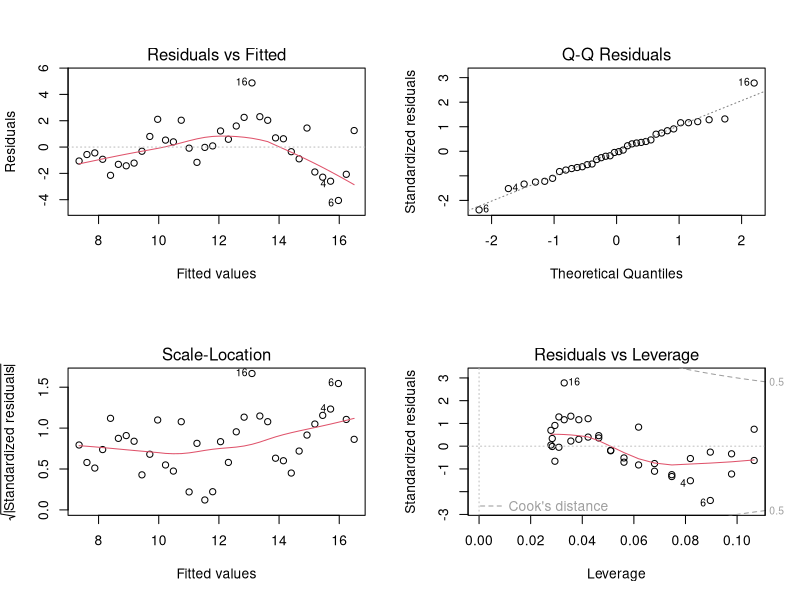
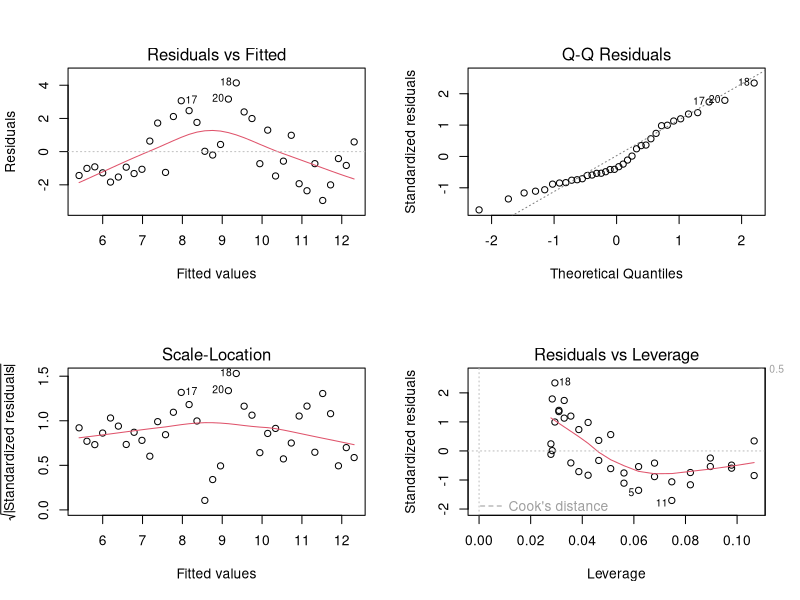
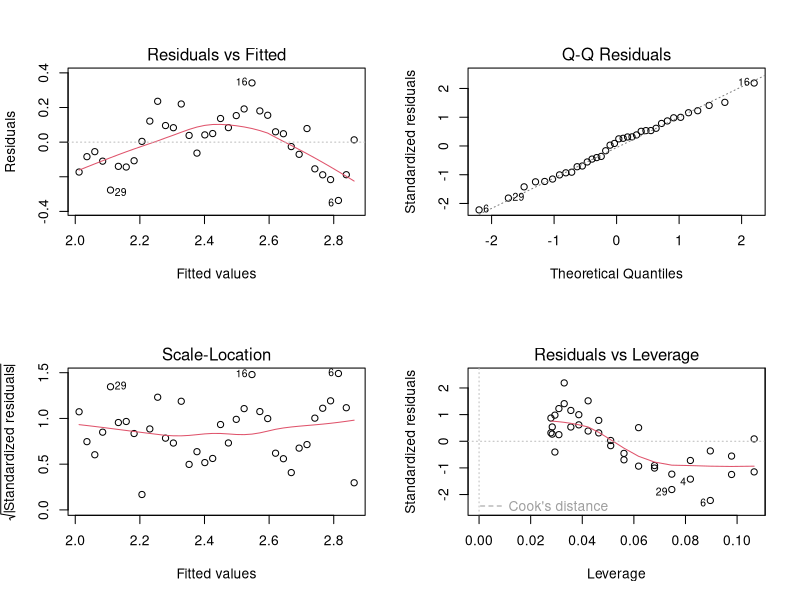
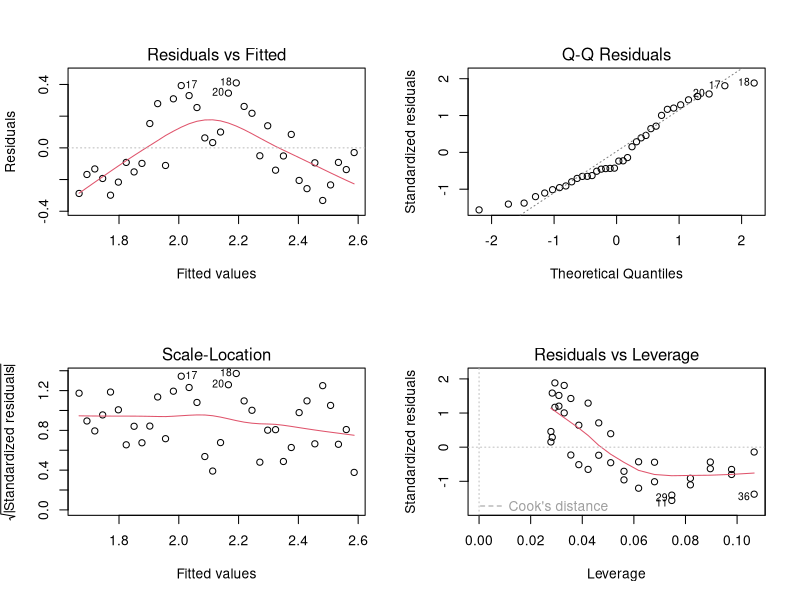
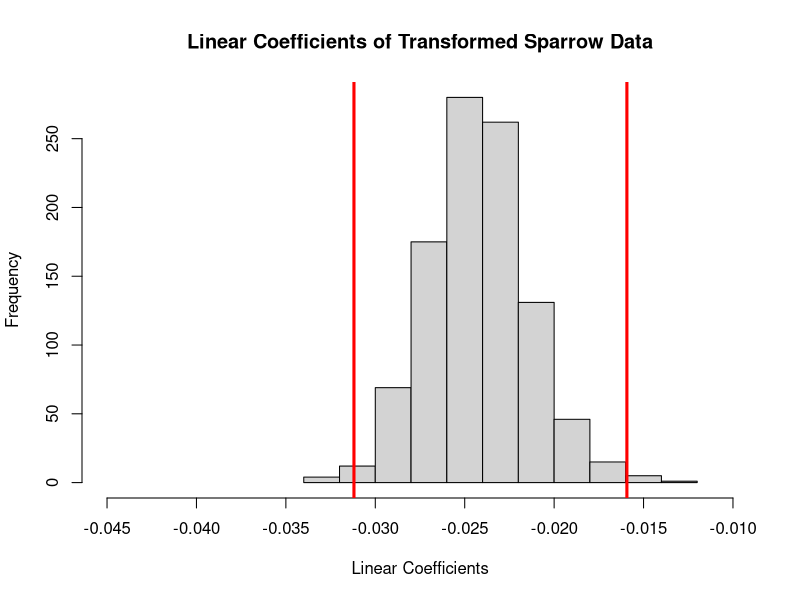
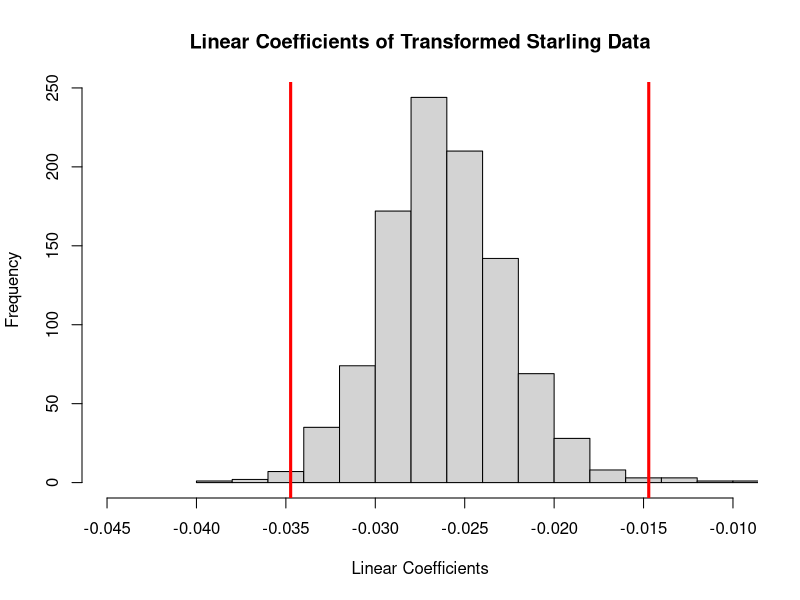
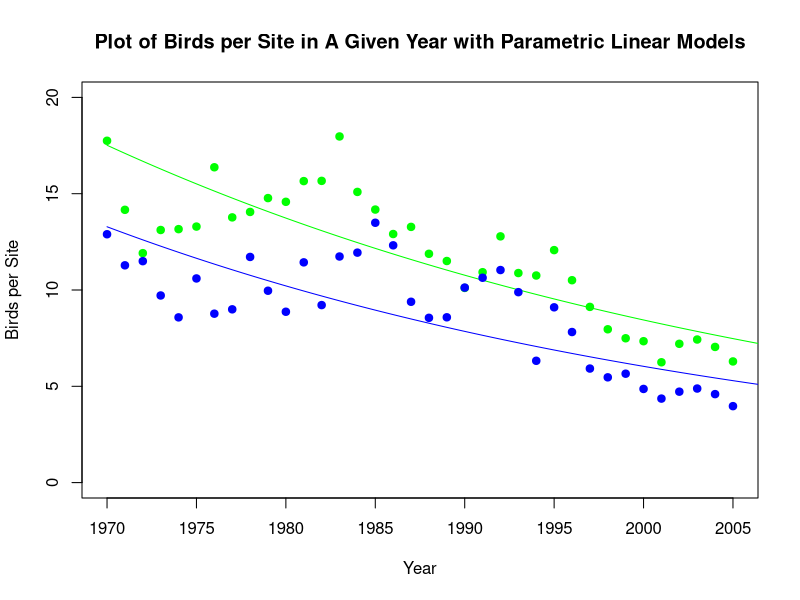

Write R code to recreate these figures, in order.
library(tidyverse)

# Have R read the CSV File
birdDat <- read.csv("Assignemnt_1_data.csv")

##### DATA WRANGLING #####

# Change the years to the actual year
birdDat$year <- birdDat$year + 1969

#Create a dataframe for rural starling birds
starlingDat <- birdDat %>% 
  select(-c(housesparrow,northing,easting,temperature)) %>%  #Removes unneccasary columns
  filter(subrur == "-1") %>% # Filters for rural areas
  group_by(year) %>% #Groups all the samples in a year together
  mutate(sites_sampled = n_distinct(site)) %>% 
  mutate(yearlycount = sum(starling)) #Sums them together

#Create a dataframe for rural sparrow birds
sparrowDat <- birdDat %>% 
  filter(subrur == "-1") %>%
  select(-c(starling,northing,easting,temperature,subrur)) %>%  #Removes unneccasary columns
  
  
  group_by(year) %>% 
  mutate(sites_sampled = n_distinct(site)) %>% 
  mutate(yearlycount = sum(housesparrow)) 
  
 
sparrowDat <- sparrowDat %>% 
  select(year, sites_sampled, yearlycount) %>% 
  mutate(sparrowpersite = yearlycount/sites_sampled) %>% 
  distinct()

starlingDat <- starlingDat %>% 
  select(year, sites_sampled, yearlycount) %>% 
  mutate(starlingpersite = yearlycount/sites_sampled) %>% 
  distinct()
  
#Run a linear model
sparrow_lr <- lm(sparrowpersite ~ year, data = sparrowDat)
par(mfrow = c(2,2))
plot(sparrow_lr) # Plot to check linearity assumptions

#Repeat for starling
starling_lr <- lm(starlingpersite ~ year, data = starlingDat)
plot(starling_lr)

#Log transform the dependent variable
starlingDat <- starlingDat %>% 
  mutate(log = log(starlingpersite))
sparrowDat <- sparrowDat %>% 
  mutate(log = log(sparrowpersite))

#Log transofrmed linear model
log_sparrow_lr <- lm(log ~ year, data = sparrowDat)
plot(log_sparrow_lr) #plot to check linearity assumption

#Show coeffcients
summary(log_sparrow_lr)$coefficients

#Check p-value
if (summary(log_sparrow_lr)$coefficients[2,4] < 0.005){
  print('Reject null hypothesis for sparrows')
}else{
  print('Accept Null Hypothesis')
}

#same as above for starlings
log_starling_lr <- lm(log ~ year, data = starlingDat)
par(mfrow =c(2,2))
plot(log_starling_lr)

summary(log_starling_lr)$coefficients

if (summary(log_starling_lr)$coefficients[2,4] < 0.005){
  print('Reject null hypothesis for starlings')
}else{
  print('Accept Null Hypothesis')
}

####NON PARAMETRIC BOOTSTRAP####

#A function which does a non parametric bootstrap calculating the slopes of the linear models
lm_bootstrap <- function(nboot, df){
  
  bootstrap_slopes <- rep(0,nboot) #Initialise vector to store slopes
  
  
  for (i in 1:nboot){
    resampled_indices <- sample(1:nrow(df[5]), nrow(df[5]), replace = TRUE)
    
    # Extract the resampled data and independent variables
    resampled_data <- df[resampled_indices,5] #5th index accesses the log values
    resampled_years <- df[resampled_indices,1]#1st index accesses the years
    #Put into a vector
    resampled_data_vec <- pull(resampled_data, log)
    resampled_years_vec <- pull(resampled_years,year)
    
    # Fit a linear model to the resampled data
    lm_model <- lm(resampled_data_vec ~ resampled_years_vec)
    
    # Store the slope coefficient from the model
    bootstrap_slopes[i] <- coef(lm_model)["resampled_years_vec"]
    
    
    
  }
  return(bootstrap_slopes)
}

# Run the bootstraps for both species
sparrow_boot <-lm_bootstrap(1000,sparrowDat)
starling_boot <- lm_bootstrap(1000,starlingDat)

# Obtain the 99% CIs for the bootstraps
sparrow_conf_ints <- quantile(sparrow_boot,c(0.005,0.995))
starling_conf_ints <- quantile(starling_boot,c(0.005,0.995))

#Histogram of bootstraps
par(mfrow = c(1,1))
hist(sparrow_boot, main = paste("Linear Coefficients of Transformed Sparrow Data"), xlab = "Linear Coefficients" ,xlim = c(-0.045,-0.01))
abline(v = sparrow_conf_ints,col ="red", lwd = 3 )#Sparrow Confidence intervals
hist(starling_boot,main = paste("Linear Coefficients of Transformed Starling Data"), xlab = "Linear Coefficients" ,xlim = c(-0.045,-0.01) )
abline(v = starling_conf_ints,col ="red", lwd = 3 )#Starling confidence intervals

###Conclusive Plot
#Sparrow model coeffs
a = summary(log_sparrow_lr)$coefficients[1]
b = summary(log_sparrow_lr)$coefficients[2]
#Starling model coeffs
c = summary(log_starling_lr)$coefficients[1]
d = summary(log_starling_lr)$coefficients[2]

x<- seq(1970,2010,length.out = 1000) # x values to plot model estimate lines on 

plot(sparrowDat$year, sparrowDat$sparrowpersite,pch = 19, col = "green", ylim = c(0,20), xlab = "Year", ylab = "Birds per Site", main = paste("Plot of Birds per Site in A Given Year with Parametric Linear Models"))
lines(x,exp(a+b*x),col = "green") #Sparrow model
points(starlingDat$year, starlingDat$starlingpersite, pch = 19, col = "blue")
lines(x,exp(c+d*x),col = "blue")#Starling model




               


